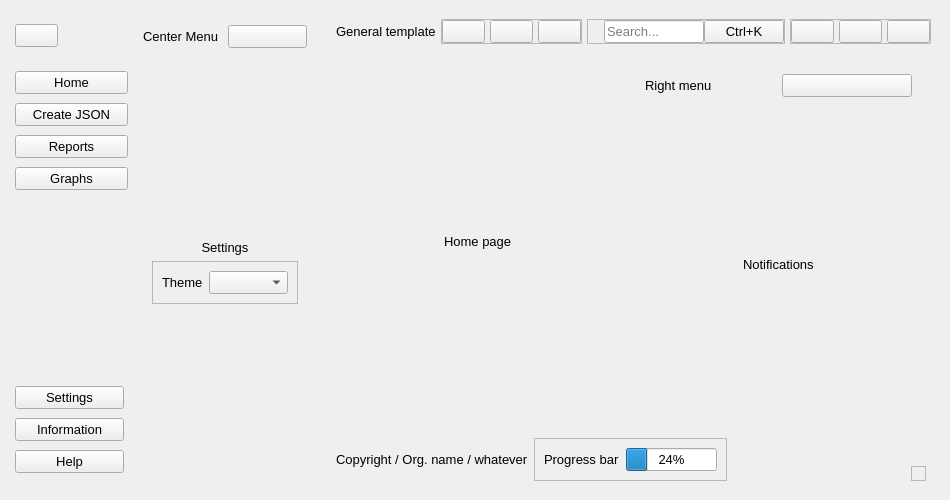
<?xml version="1.0" encoding="UTF-8"?>
<ui version="4.0">
 <class>MainWindow</class>
 <widget class="QMainWindow" name="MainWindow">
  <property name="geometry">
   <rect>
    <x>0</x>
    <y>0</y>
    <width>942</width>
    <height>500</height>
   </rect>
  </property>
  <property name="sizePolicy">
   <sizepolicy hsizetype="Preferred" vsizetype="Preferred">
    <horstretch>0</horstretch>
    <verstretch>0</verstretch>
   </sizepolicy>
  </property>
  <property name="maximumSize">
   <size>
    <width>16777215</width>
    <height>16777215</height>
   </size>
  </property>
  <property name="font">
   <font>
    <pointsize>10</pointsize>
   </font>
  </property>
  <property name="windowTitle">
   <string>MainWindow</string>
  </property>
  <property name="styleSheet">
   <string notr="true"/>
  </property>
  <widget class="QWidget" name="centralwidget">
   <property name="sizePolicy">
    <sizepolicy hsizetype="Preferred" vsizetype="Minimum">
     <horstretch>0</horstretch>
     <verstretch>0</verstretch>
    </sizepolicy>
   </property>
   <property name="maximumSize">
    <size>
     <width>16777215</width>
     <height>16777215</height>
    </size>
   </property>
   <layout class="QHBoxLayout" name="horizontalLayout">
    <property name="spacing">
     <number>0</number>
    </property>
    <property name="leftMargin">
     <number>10</number>
    </property>
    <property name="topMargin">
     <number>10</number>
    </property>
    <property name="rightMargin">
     <number>10</number>
    </property>
    <property name="bottomMargin">
     <number>10</number>
    </property>
    <item>
     <widget class="QCustomSlideMenu" name="left_menu" native="true">
      <property name="maximumSize">
       <size>
        <width>16777215</width>
        <height>16777215</height>
       </size>
      </property>
      <layout class="QVBoxLayout" name="verticalLayout">
       <property name="spacing">
        <number>5</number>
       </property>
       <property name="sizeConstraint">
        <enum>QLayout::SizeConstraint::SetNoConstraint</enum>
       </property>
       <property name="leftMargin">
        <number>0</number>
       </property>
       <property name="topMargin">
        <number>5</number>
       </property>
       <property name="rightMargin">
        <number>0</number>
       </property>
       <property name="bottomMargin">
        <number>5</number>
       </property>
       <item alignment="Qt::AlignmentFlag::AlignLeft|Qt::AlignmentFlag::AlignTop">
        <widget class="QWidget" name="widget_4" native="true">
         <property name="minimumSize">
          <size>
           <width>46</width>
           <height>42</height>
          </size>
         </property>
         <layout class="QVBoxLayout" name="verticalLayout_2">
          <property name="spacing">
           <number>0</number>
          </property>
          <property name="leftMargin">
           <number>5</number>
          </property>
          <property name="topMargin">
           <number>5</number>
          </property>
          <property name="rightMargin">
           <number>0</number>
          </property>
          <property name="bottomMargin">
           <number>5</number>
          </property>
          <item>
           <widget class="QPushButton" name="menu_btn">
            <property name="toolTip">
             <string>Side Menu</string>
            </property>
            <property name="text">
             <string/>
            </property>
            <property name="icon">
             <iconset resource="../Qss/icons/_icons.qrc">
              <normaloff>:/feather/icons/feather/menu.png</normaloff>:/feather/icons/feather/menu.png</iconset>
            </property>
           </widget>
          </item>
         </layout>
        </widget>
       </item>
       <item alignment="Qt::AlignmentFlag::AlignLeft|Qt::AlignmentFlag::AlignTop">
        <widget class="QWidget" name="widget_5" native="true">
         <property name="minimumSize">
          <size>
           <width>118</width>
           <height>140</height>
          </size>
         </property>
         <layout class="QVBoxLayout" name="verticalLayout_3">
          <property name="spacing">
           <number>5</number>
          </property>
          <property name="leftMargin">
           <number>5</number>
          </property>
          <property name="topMargin">
           <number>5</number>
          </property>
          <property name="rightMargin">
           <number>0</number>
          </property>
          <property name="bottomMargin">
           <number>5</number>
          </property>
          <item>
           <widget class="QPushButton" name="home_btn">
            <property name="toolTip">
             <string>Home</string>
            </property>
            <property name="text">
             <string>Home</string>
            </property>
            <property name="icon">
             <iconset resource="../Qss/icons/_icons.qrc">
              <normaloff>:/feather/icons/feather/home.png</normaloff>:/feather/icons/feather/home.png</iconset>
            </property>
           </widget>
          </item>
          <item>
           <widget class="QPushButton" name="create_json_btn">
            <property name="toolTip">
             <string>Create JSON File</string>
            </property>
            <property name="text">
             <string>Create JSON</string>
            </property>
            <property name="icon">
             <iconset resource="../Qss/icons/_icons.qrc">
              <normaloff>:/feather/icons/feather/file-plus.png</normaloff>:/feather/icons/feather/file-plus.png</iconset>
            </property>
           </widget>
          </item>
          <item>
           <widget class="QPushButton" name="reports_btn">
            <property name="toolTip">
             <string>View Reports</string>
            </property>
            <property name="text">
             <string>Reports</string>
            </property>
            <property name="icon">
             <iconset resource="../Qss/icons/_icons.qrc">
              <normaloff>:/feather/icons/feather/printer.png</normaloff>:/feather/icons/feather/printer.png</iconset>
            </property>
           </widget>
          </item>
          <item>
           <widget class="QPushButton" name="graphs_btn">
            <property name="toolTip">
             <string>View Graphs</string>
            </property>
            <property name="text">
             <string>Graphs</string>
            </property>
            <property name="icon">
             <iconset resource="../Qss/icons/_icons.qrc">
              <normaloff>:/feather/icons/feather/pie-chart.png</normaloff>:/feather/icons/feather/pie-chart.png</iconset>
            </property>
           </widget>
          </item>
         </layout>
        </widget>
       </item>
       <item>
        <spacer name="verticalSpacer">
         <property name="orientation">
          <enum>Qt::Orientation::Vertical</enum>
         </property>
         <property name="sizeType">
          <enum>QSizePolicy::Policy::Expanding</enum>
         </property>
         <property name="sizeHint" stdset="0">
          <size>
           <width>20</width>
           <height>40</height>
          </size>
         </property>
        </spacer>
       </item>
       <item alignment="Qt::AlignmentFlag::AlignLeft|Qt::AlignmentFlag::AlignBottom">
        <widget class="QWidget" name="widget_6" native="true">
         <property name="minimumSize">
          <size>
           <width>114</width>
           <height>108</height>
          </size>
         </property>
         <layout class="QVBoxLayout" name="verticalLayout_4">
          <property name="spacing">
           <number>5</number>
          </property>
          <property name="leftMargin">
           <number>5</number>
          </property>
          <property name="topMargin">
           <number>5</number>
          </property>
          <property name="rightMargin">
           <number>0</number>
          </property>
          <property name="bottomMargin">
           <number>5</number>
          </property>
          <item>
           <widget class="QPushButton" name="settings_btn">
            <property name="toolTip">
             <string>Settings</string>
            </property>
            <property name="text">
             <string>Settings</string>
            </property>
            <property name="icon">
             <iconset resource="../Qss/icons/_icons.qrc">
              <normaloff>:/feather/icons/feather/settings.png</normaloff>:/feather/icons/feather/settings.png</iconset>
            </property>
           </widget>
          </item>
          <item>
           <widget class="QPushButton" name="info_btn">
            <property name="toolTip">
             <string>Inforamtions</string>
            </property>
            <property name="text">
             <string>Information</string>
            </property>
            <property name="icon">
             <iconset resource="../Qss/icons/_icons.qrc">
              <normaloff>:/feather/icons/feather/info.png</normaloff>:/feather/icons/feather/info.png</iconset>
            </property>
           </widget>
          </item>
          <item>
           <widget class="QPushButton" name="help_btn">
            <property name="toolTip">
             <string>Help</string>
            </property>
            <property name="text">
             <string>Help</string>
            </property>
            <property name="icon">
             <iconset resource="../Qss/icons/_icons.qrc">
              <normaloff>:/feather/icons/feather/help-circle.png</normaloff>:/feather/icons/feather/help-circle.png</iconset>
            </property>
           </widget>
          </item>
         </layout>
        </widget>
       </item>
      </layout>
     </widget>
    </item>
    <item>
     <widget class="QCustomSlideMenu" name="center_menu" native="true">
      <property name="maximumSize">
       <size>
        <width>200</width>
        <height>16777215</height>
       </size>
      </property>
      <layout class="QVBoxLayout" name="verticalLayout_5">
       <property name="leftMargin">
        <number>6</number>
       </property>
       <property name="topMargin">
        <number>6</number>
       </property>
       <property name="rightMargin">
        <number>6</number>
       </property>
       <item>
        <widget class="QWidget" name="widget" native="true">
         <layout class="QHBoxLayout" name="horizontalLayout_2">
          <item>
           <widget class="QLabel" name="label">
            <property name="text">
             <string>Center Menu</string>
            </property>
           </widget>
          </item>
          <item>
           <widget class="QPushButton" name="center_menu_close_btn">
            <property name="toolTip">
             <string>Close</string>
            </property>
            <property name="text">
             <string/>
            </property>
            <property name="icon">
             <iconset resource="../Qss/icons/_icons.qrc">
              <normaloff>:/feather/icons/feather/x-circle.png</normaloff>:/feather/icons/feather/x-circle.png</iconset>
            </property>
           </widget>
          </item>
         </layout>
        </widget>
       </item>
       <item>
        <widget class="QCustomQStackedWidget" name="center_menu_pages">
         <property name="currentIndex">
          <number>0</number>
         </property>
         <widget class="QWidget" name="settings_page">
          <layout class="QVBoxLayout" name="verticalLayout_6">
           <item>
            <spacer name="verticalSpacer_2">
             <property name="orientation">
              <enum>Qt::Orientation::Vertical</enum>
             </property>
             <property name="sizeHint" stdset="0">
              <size>
               <width>20</width>
               <height>40</height>
              </size>
             </property>
            </spacer>
           </item>
           <item alignment="Qt::AlignmentFlag::AlignVCenter">
            <widget class="QWidget" name="widget_2" native="true">
             <layout class="QVBoxLayout" name="verticalLayout_7">
              <item>
               <widget class="QLabel" name="label_2">
                <property name="text">
                 <string>Settings</string>
                </property>
                <property name="alignment">
                 <set>Qt::AlignmentFlag::AlignCenter</set>
                </property>
               </widget>
              </item>
              <item>
               <widget class="QFrame" name="frame">
                <property name="frameShape">
                 <enum>QFrame::Shape::StyledPanel</enum>
                </property>
                <property name="frameShadow">
                 <enum>QFrame::Shadow::Raised</enum>
                </property>
                <layout class="QHBoxLayout" name="horizontalLayout_3">
                 <item>
                  <widget class="QLabel" name="label_3">
                   <property name="text">
                    <string>Theme</string>
                   </property>
                  </widget>
                 </item>
                 <item>
                  <widget class="QComboBox" name="theme_list"/>
                 </item>
                </layout>
               </widget>
              </item>
             </layout>
            </widget>
           </item>
           <item>
            <spacer name="verticalSpacer_3">
             <property name="orientation">
              <enum>Qt::Orientation::Vertical</enum>
             </property>
             <property name="sizeHint" stdset="0">
              <size>
               <width>20</width>
               <height>40</height>
              </size>
             </property>
            </spacer>
           </item>
          </layout>
         </widget>
         <widget class="QWidget" name="info_page">
          <layout class="QVBoxLayout" name="verticalLayout_8">
           <item alignment="Qt::AlignmentFlag::AlignVCenter">
            <widget class="QLabel" name="label_4">
             <property name="text">
              <string>Informations</string>
             </property>
             <property name="alignment">
              <set>Qt::AlignmentFlag::AlignCenter</set>
             </property>
            </widget>
           </item>
          </layout>
         </widget>
         <widget class="QWidget" name="help_page">
          <layout class="QVBoxLayout" name="verticalLayout_9">
           <item alignment="Qt::AlignmentFlag::AlignVCenter">
            <widget class="QLabel" name="label_5">
             <property name="text">
              <string>Help</string>
             </property>
             <property name="alignment">
              <set>Qt::AlignmentFlag::AlignCenter</set>
             </property>
            </widget>
           </item>
          </layout>
         </widget>
        </widget>
       </item>
      </layout>
     </widget>
    </item>
    <item>
     <widget class="QWidget" name="main_body" native="true">
      <property name="sizePolicy">
       <sizepolicy hsizetype="Expanding" vsizetype="Preferred">
        <horstretch>0</horstretch>
        <verstretch>0</verstretch>
       </sizepolicy>
      </property>
      <layout class="QVBoxLayout" name="verticalLayout_10">
       <item alignment="Qt::AlignmentFlag::AlignTop">
        <widget class="QWidget" name="header" native="true">
         <layout class="QHBoxLayout" name="horizontalLayout_7">
          <property name="spacing">
           <number>5</number>
          </property>
          <property name="leftMargin">
           <number>5</number>
          </property>
          <property name="topMargin">
           <number>0</number>
          </property>
          <property name="rightMargin">
           <number>0</number>
          </property>
          <property name="bottomMargin">
           <number>5</number>
          </property>
          <item alignment="Qt::AlignmentFlag::AlignLeft">
           <widget class="QLabel" name="title_txt">
            <property name="text">
             <string>General template</string>
            </property>
           </widget>
          </item>
          <item alignment="Qt::AlignmentFlag::AlignHCenter">
           <widget class="QFrame" name="frame_3">
            <property name="frameShape">
             <enum>QFrame::Shape::StyledPanel</enum>
            </property>
            <property name="frameShadow">
             <enum>QFrame::Shadow::Raised</enum>
            </property>
            <layout class="QHBoxLayout" name="horizontalLayout_6">
             <property name="spacing">
              <number>5</number>
             </property>
             <property name="leftMargin">
              <number>0</number>
             </property>
             <property name="topMargin">
              <number>0</number>
             </property>
             <property name="rightMargin">
              <number>0</number>
             </property>
             <property name="bottomMargin">
              <number>0</number>
             </property>
             <item>
              <widget class="QPushButton" name="notification_btn">
               <property name="toolTip">
                <string>View Notifications</string>
               </property>
               <property name="text">
                <string/>
               </property>
               <property name="icon">
                <iconset resource="../Qss/icons/_icons.qrc">
                 <normaloff>:/font_awesome_regular/icons/font_awesome/regular/bell.png</normaloff>:/font_awesome_regular/icons/font_awesome/regular/bell.png</iconset>
               </property>
              </widget>
             </item>
             <item>
              <widget class="QPushButton" name="more_btn">
               <property name="toolTip">
                <string>More</string>
               </property>
               <property name="text">
                <string/>
               </property>
               <property name="icon">
                <iconset resource="../Qss/icons/_icons.qrc">
                 <normaloff>:/feather/icons/feather/more-horizontal.png</normaloff>:/feather/icons/feather/more-horizontal.png</iconset>
               </property>
              </widget>
             </item>
             <item>
              <widget class="QPushButton" name="profile_btn">
               <property name="toolTip">
                <string>Profiles</string>
               </property>
               <property name="text">
                <string/>
               </property>
               <property name="icon">
                <iconset resource="../Qss/icons/_icons.qrc">
                 <normaloff>:/feather/icons/feather/user.png</normaloff>:/feather/icons/feather/user.png</iconset>
               </property>
              </widget>
             </item>
            </layout>
           </widget>
          </item>
          <item>
           <widget class="QFrame" name="search_frame">
            <property name="maximumSize">
             <size>
              <width>251</width>
              <height>16777215</height>
             </size>
            </property>
            <property name="frameShape">
             <enum>QFrame::Shape::StyledPanel</enum>
            </property>
            <property name="frameShadow">
             <enum>QFrame::Shadow::Raised</enum>
            </property>
            <layout class="QHBoxLayout" name="horizontalLayout_8">
             <property name="spacing">
              <number>0</number>
             </property>
             <property name="leftMargin">
              <number>0</number>
             </property>
             <property name="topMargin">
              <number>0</number>
             </property>
             <property name="rightMargin">
              <number>0</number>
             </property>
             <property name="bottomMargin">
              <number>0</number>
             </property>
             <item>
              <widget class="QLabel" name="label_9">
               <property name="minimumSize">
                <size>
                 <width>16</width>
                 <height>16</height>
                </size>
               </property>
               <property name="maximumSize">
                <size>
                 <width>16</width>
                 <height>16</height>
                </size>
               </property>
               <property name="text">
                <string/>
               </property>
               <property name="pixmap">
                <pixmap resource="../Qss/icons/_icons.qrc">:/feather/icons/feather/search.png</pixmap>
               </property>
               <property name="scaledContents">
                <bool>true</bool>
               </property>
              </widget>
             </item>
             <item>
              <widget class="QLineEdit" name="search_line">
               <property name="minimumSize">
                <size>
                 <width>100</width>
                 <height>0</height>
                </size>
               </property>
               <property name="placeholderText">
                <string>Search...</string>
               </property>
              </widget>
             </item>
             <item>
              <widget class="QPushButton" name="search_btn">
               <property name="toolTip">
                <string>Search</string>
               </property>
               <property name="text">
                <string>Ctrl+K</string>
               </property>
              </widget>
             </item>
            </layout>
           </widget>
          </item>
          <item alignment="Qt::AlignmentFlag::AlignRight|Qt::AlignmentFlag::AlignTop">
           <widget class="QFrame" name="frame_4">
            <property name="frameShape">
             <enum>QFrame::Shape::StyledPanel</enum>
            </property>
            <property name="frameShadow">
             <enum>QFrame::Shadow::Raised</enum>
            </property>
            <layout class="QHBoxLayout" name="horizontalLayout_9">
             <property name="spacing">
              <number>5</number>
             </property>
             <property name="leftMargin">
              <number>0</number>
             </property>
             <property name="topMargin">
              <number>0</number>
             </property>
             <property name="rightMargin">
              <number>0</number>
             </property>
             <property name="bottomMargin">
              <number>0</number>
             </property>
             <item>
              <widget class="QPushButton" name="minimize_btn">
               <property name="toolTip">
                <string>Minimize</string>
               </property>
               <property name="text">
                <string/>
               </property>
               <property name="icon">
                <iconset resource="../Qss/icons/_icons.qrc">
                 <normaloff>:/feather/icons/feather/window_minimize.png</normaloff>:/feather/icons/feather/window_minimize.png</iconset>
               </property>
              </widget>
             </item>
             <item>
              <widget class="QPushButton" name="maximize_btn">
               <property name="toolTip">
                <string>restore</string>
               </property>
               <property name="text">
                <string/>
               </property>
               <property name="icon">
                <iconset resource="../Qss/icons/_icons.qrc">
                 <normaloff>:/material_design/icons/material_design/crop_square.png</normaloff>:/material_design/icons/material_design/crop_square.png</iconset>
               </property>
              </widget>
             </item>
             <item>
              <widget class="QPushButton" name="close_btn">
               <property name="toolTip">
                <string>Exit</string>
               </property>
               <property name="text">
                <string/>
               </property>
               <property name="icon">
                <iconset resource="../Qss/icons/_icons.qrc">
                 <normaloff>:/material_design/icons/material_design/close.png</normaloff>:/material_design/icons/material_design/close.png</iconset>
               </property>
              </widget>
             </item>
            </layout>
           </widget>
          </item>
         </layout>
        </widget>
       </item>
       <item>
        <widget class="QWidget" name="main_content" native="true">
         <property name="sizePolicy">
          <sizepolicy hsizetype="Preferred" vsizetype="Expanding">
           <horstretch>0</horstretch>
           <verstretch>0</verstretch>
          </sizepolicy>
         </property>
         <layout class="QHBoxLayout" name="horizontalLayout_10">
          <property name="spacing">
           <number>5</number>
          </property>
          <property name="leftMargin">
           <number>0</number>
          </property>
          <property name="topMargin">
           <number>5</number>
          </property>
          <property name="rightMargin">
           <number>5</number>
          </property>
          <property name="bottomMargin">
           <number>5</number>
          </property>
          <item>
           <widget class="QWidget" name="main_page_content" native="true">
            <layout class="QVBoxLayout" name="verticalLayout_11">
             <property name="spacing">
              <number>5</number>
             </property>
             <property name="leftMargin">
              <number>0</number>
             </property>
             <property name="topMargin">
              <number>5</number>
             </property>
             <property name="rightMargin">
              <number>0</number>
             </property>
             <property name="bottomMargin">
              <number>5</number>
             </property>
             <item>
              <widget class="QCustomQStackedWidget" name="main_pages">
               <widget class="QWidget" name="home_page">
                <layout class="QVBoxLayout" name="verticalLayout_12">
                 <item alignment="Qt::AlignmentFlag::AlignHCenter">
                  <widget class="QLabel" name="label_8">
                   <property name="text">
                    <string>Home page</string>
                   </property>
                  </widget>
                 </item>
                </layout>
               </widget>
               <widget class="QWidget" name="create_json_page">
                <layout class="QVBoxLayout" name="verticalLayout_13">
                 <item alignment="Qt::AlignmentFlag::AlignHCenter">
                  <widget class="QLabel" name="label_10">
                   <property name="text">
                    <string>Create JSON page</string>
                   </property>
                  </widget>
                 </item>
                </layout>
               </widget>
               <widget class="QWidget" name="reports_page">
                <layout class="QVBoxLayout" name="verticalLayout_14">
                 <item alignment="Qt::AlignmentFlag::AlignHCenter">
                  <widget class="QLabel" name="label_11">
                   <property name="text">
                    <string>Reports page</string>
                   </property>
                  </widget>
                 </item>
                </layout>
               </widget>
               <widget class="QWidget" name="graphs_page">
                <layout class="QVBoxLayout" name="verticalLayout_15">
                 <item alignment="Qt::AlignmentFlag::AlignHCenter">
                  <widget class="QLabel" name="label_12">
                   <property name="text">
                    <string>Graphs page</string>
                   </property>
                  </widget>
                 </item>
                </layout>
               </widget>
              </widget>
             </item>
            </layout>
           </widget>
          </item>
          <item>
           <widget class="QCustomSlideMenu" name="right_menu" native="true">
            <property name="minimumSize">
             <size>
              <width>200</width>
              <height>0</height>
             </size>
            </property>
            <layout class="QVBoxLayout" name="verticalLayout_16">
             <property name="spacing">
              <number>5</number>
             </property>
             <property name="leftMargin">
              <number>5</number>
             </property>
             <property name="topMargin">
              <number>5</number>
             </property>
             <property name="rightMargin">
              <number>5</number>
             </property>
             <property name="bottomMargin">
              <number>5</number>
             </property>
             <item>
              <widget class="QWidget" name="widget_3" native="true">
               <layout class="QHBoxLayout" name="horizontalLayout_11">
                <item>
                 <widget class="QLabel" name="label_13">
                  <property name="text">
                   <string>Right menu</string>
                  </property>
                 </widget>
                </item>
                <item>
                 <widget class="QPushButton" name="right_menu_close_btn">
                  <property name="toolTip">
                   <string>Close</string>
                  </property>
                  <property name="text">
                   <string/>
                  </property>
                  <property name="icon">
                   <iconset resource="../Qss/icons/_icons.qrc">
                    <normaloff>:/feather/icons/feather/x-circle.png</normaloff>:/feather/icons/feather/x-circle.png</iconset>
                  </property>
                 </widget>
                </item>
               </layout>
              </widget>
             </item>
             <item>
              <widget class="QCustomQStackedWidget" name="right_menu_pages">
               <widget class="QWidget" name="notification_page">
                <layout class="QVBoxLayout" name="verticalLayout_17">
                 <item alignment="Qt::AlignmentFlag::AlignHCenter">
                  <widget class="QLabel" name="label_14">
                   <property name="text">
                    <string>Notifications</string>
                   </property>
                  </widget>
                 </item>
                </layout>
               </widget>
               <widget class="QWidget" name="more_page">
                <layout class="QVBoxLayout" name="verticalLayout_18">
                 <item alignment="Qt::AlignmentFlag::AlignHCenter">
                  <widget class="QLabel" name="label_15">
                   <property name="text">
                    <string>More</string>
                   </property>
                  </widget>
                 </item>
                </layout>
               </widget>
               <widget class="QWidget" name="profile_page">
                <layout class="QVBoxLayout" name="verticalLayout_19">
                 <item alignment="Qt::AlignmentFlag::AlignHCenter">
                  <widget class="QLabel" name="label_16">
                   <property name="text">
                    <string>Profile</string>
                   </property>
                  </widget>
                 </item>
                </layout>
               </widget>
              </widget>
             </item>
            </layout>
           </widget>
          </item>
         </layout>
        </widget>
       </item>
       <item alignment="Qt::AlignmentFlag::AlignBottom">
        <widget class="QWidget" name="footer" native="true">
         <layout class="QHBoxLayout" name="horizontalLayout_4">
          <property name="spacing">
           <number>5</number>
          </property>
          <property name="leftMargin">
           <number>5</number>
          </property>
          <property name="topMargin">
           <number>5</number>
          </property>
          <property name="rightMargin">
           <number>5</number>
          </property>
          <property name="bottomMargin">
           <number>0</number>
          </property>
          <item alignment="Qt::AlignmentFlag::AlignLeft">
           <widget class="QLabel" name="label_6">
            <property name="text">
             <string>Copyright / Org. name / whatever</string>
            </property>
           </widget>
          </item>
          <item alignment="Qt::AlignmentFlag::AlignHCenter">
           <widget class="QFrame" name="frame_2">
            <property name="frameShape">
             <enum>QFrame::Shape::StyledPanel</enum>
            </property>
            <property name="frameShadow">
             <enum>QFrame::Shadow::Raised</enum>
            </property>
            <layout class="QHBoxLayout" name="horizontalLayout_5">
             <item>
              <widget class="QLabel" name="label_7">
               <property name="text">
                <string>Progress bar</string>
               </property>
              </widget>
             </item>
             <item>
              <widget class="QProgressBar" name="progressBar">
               <property name="value">
                <number>24</number>
               </property>
              </widget>
             </item>
            </layout>
           </widget>
          </item>
          <item alignment="Qt::AlignmentFlag::AlignRight|Qt::AlignmentFlag::AlignBottom">
           <widget class="QFrame" name="size_grip">
            <property name="minimumSize">
             <size>
              <width>15</width>
              <height>15</height>
             </size>
            </property>
            <property name="maximumSize">
             <size>
              <width>15</width>
              <height>15</height>
             </size>
            </property>
            <property name="frameShape">
             <enum>QFrame::Shape::StyledPanel</enum>
            </property>
            <property name="frameShadow">
             <enum>QFrame::Shadow::Raised</enum>
            </property>
           </widget>
          </item>
         </layout>
        </widget>
       </item>
      </layout>
     </widget>
    </item>
   </layout>
  </widget>
 </widget>
 <customwidgets>
  <customwidget>
   <class>QCustomSlideMenu</class>
   <extends>QWidget</extends>
   <header location="global">Custom_Widgets.QCustomSlideMenu.h</header>
   <container>1</container>
  </customwidget>
  <customwidget>
   <class>QCustomQStackedWidget</class>
   <extends>QStackedWidget</extends>
   <header location="global">Custom_Widgets.QCustomQStackedWidget.h</header>
   <container>1</container>
  </customwidget>
 </customwidgets>
 <resources>
  <include location="../Qss/icons/_icons.qrc"/>
 </resources>
 <connections/>
</ui>
